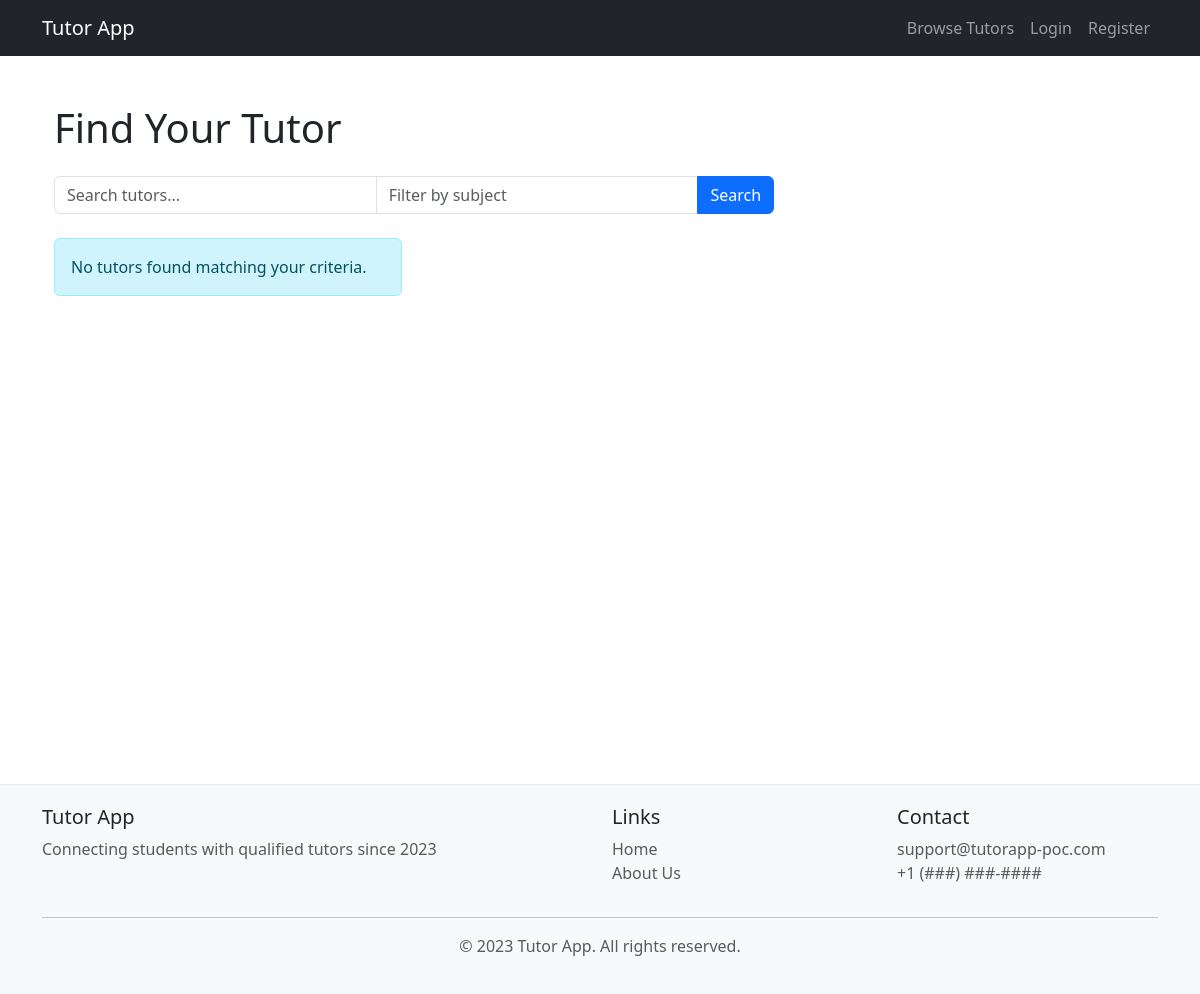
The page /tutors/ on the database as committed earlier.
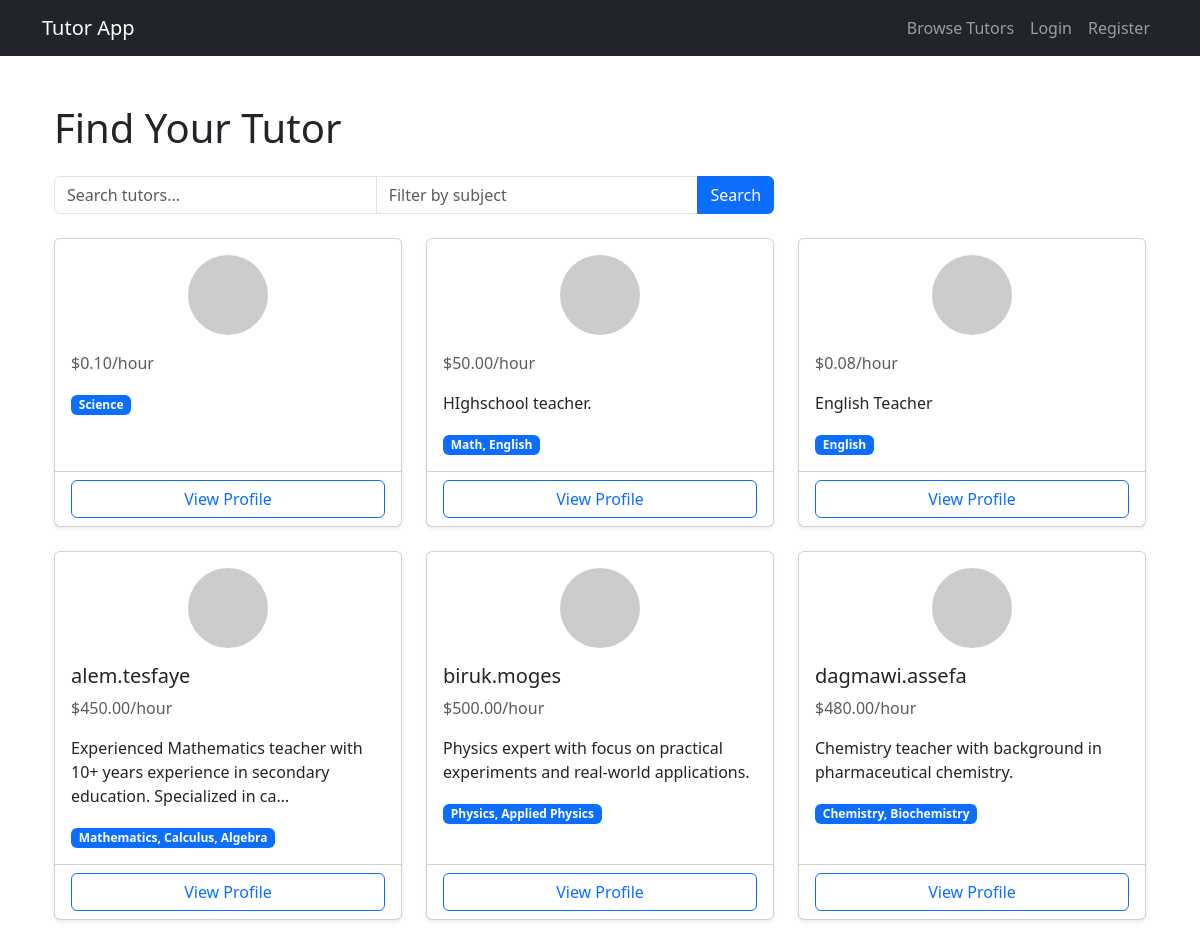
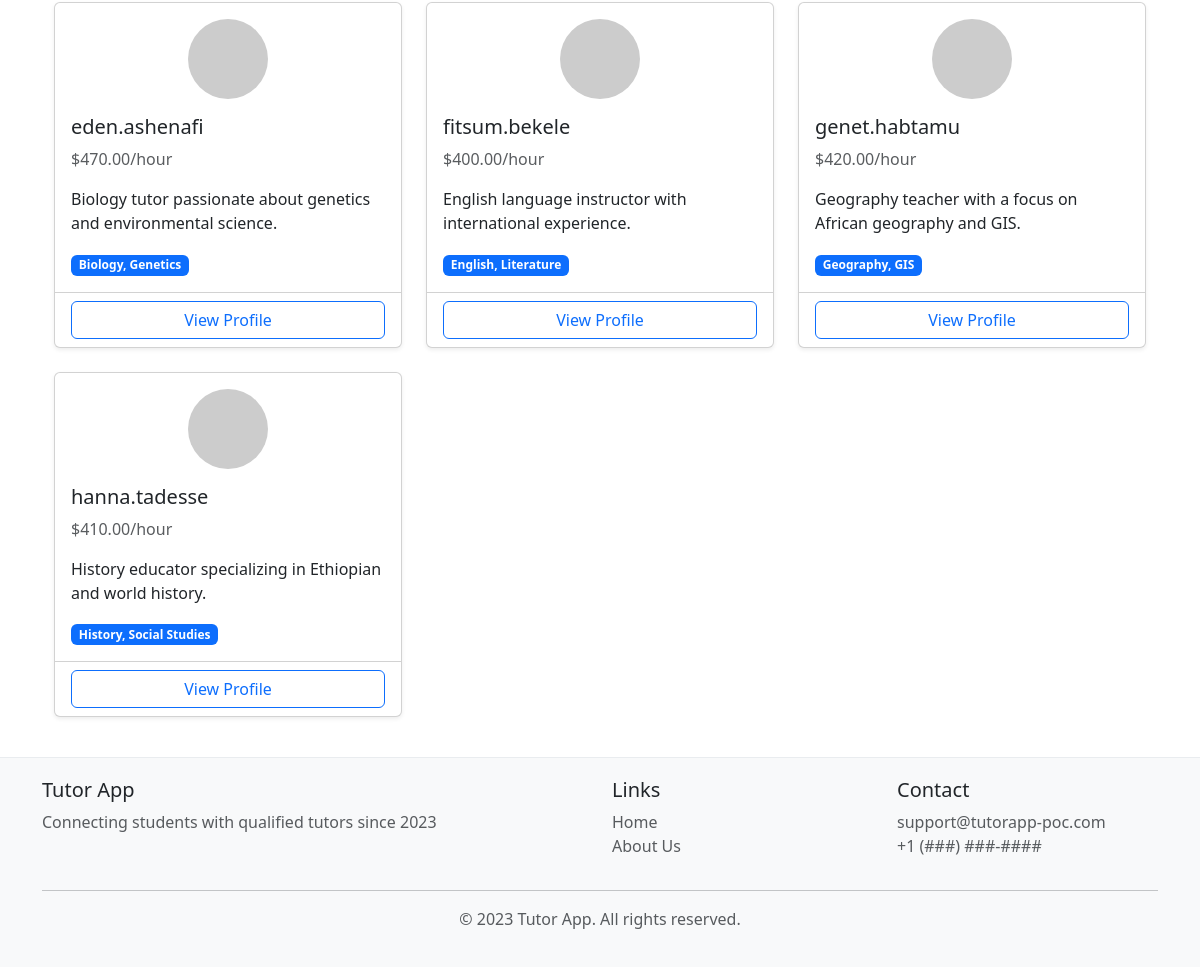
The same page on the database as committed later (2 pictures, top to bottom).
### accounts/models.py (models this page shows, shortened)
class TutorProfile(models.Model):
    user = models.OneToOneField(CustomUser, on_delete=models.CASCADE, related_name='tutor_profile')
    bio = models.TextField(max_length=500, blank=True)
    subjects = models.CharField(max_length=200)
    hourly_rate = models.DecimalField(max_digits=6, decimal_places=2, default=0.00 )
    created_at = models.DateTimeField(auto_now_add=True)

class CustomUser(AbstractUser):
    USER_TYPES = (
        ('student', 'Student'),
        ('tutor', 'Tutor'),
    )
    first_name = models.CharField(max_length=30)
    last_name = models.CharField(max_length=30)
    user_type = models.CharField(max_length=10, choices=USER_TYPES, default='student')

### tutors/views.py (the view)
# urls.py: path('tutors/', TutorListView, name='tutor_list'),
def TutorListView(request):
    tutors = TutorProfile.objects.order_by("created_at")
    return render(request, 'tutor_list.html', {'tutors': tutors[:10]})

### tutors/templates/tutor_list.html (shortened to what this page needs)
{% extends 'base.html' %}
{% block content %}
<div class="container mt-4">
    <h1 class="mb-4">Find Your Tutor</h1>
    <div class="row mb-4">
        <div class="col-md-8">
            <form method="get">
                <div class="input-group">
                    <input type="text" class="form-control"
                           name="q" placeholder="Search tutors..."
                           value="{{ search_query }}">
                    <input type="text" class="form-control"
                           name="subject" placeholder="Filter by subject"
                           value="{{ subject_filter }}">
                    <button class="btn btn-primary" type="submit">
                         Search
                    </button>
                </div>
            </form>
        </div>
    </div>
    <div class="row row-cols-1 row-cols-md-2 row-cols-lg-3 g-4">
        {% for tutor in tutors %}
        <div class="col">
            <div class="card h-100 shadow-sm">
                <div class="card-body">
                    <div class="text-center mb-3">
                        <img src="https://ui-avatars.com/api/?name={{tutor.user.username}}&size=150"
                             class="rounded-circle"
                             alt="{{ tutor.user.username }}">
                    </div>
                    <h5 class="card-title">{{ tutor.user.username }}</h5>
                    <p class="text-muted">${{ tutor.hourly_rate }}/hour</p>
                    <p class="card-text">{{ tutor.bio|truncatechars:100 }}</p>
                    <div class="badge bg-primary">{{ tutor.subjects }}</div>
                </div>
                <div class="card-footer bg-transparent">
                    <a href="{% url 'tutor_detail' tutor.user.username %}" class="btn btn-outline-primary w-100">
                        View Profile
                    </a>
                </div>
            </div>
        </div>
        {% empty %}
        <div class="col">
            <div class="alert alert-info">No tutors found matching your criteria.</div>
        </div>
        {% endfor %}
    </div>
</div>
{% endblock %}

Rows that differ between the two databases and show on the page:
added TutorProfile: hourly_rate "0.10", subjects "Science"
added TutorProfile: hourly_rate "50.00", bio "HIghschool teacher.", subjects "Math, English"
added TutorProfile: hourly_rate "0.08", bio "English Teacher", subjects "English"
added TutorProfile: user.username "alem.tesfaye", hourly_rate "450.00", bio "Experienced Mathematics teacher with 10+ years experience in secondary education. Specialized in ca…", subjects "Mathematics, Calculus, Algebra"
added TutorProfile: user.username "biruk.moges", hourly_rate "500.00", bio "Physics expert with focus on practical experiments and real-world applications.", subjects "Physics, Applied Physics"
added TutorProfile: user.username "dagmawi.assefa", hourly_rate "480.00", bio "Chemistry teacher with background in pharmaceutical chemistry.", subjects "Chemistry, Biochemistry"
added TutorProfile: user.username "eden.ashenafi", hourly_rate "470.00", bio "Biology tutor passionate about genetics and environmental science.", subjects "Biology, Genetics"
added TutorProfile: user.username "fitsum.bekele", hourly_rate "400.00", bio "English language instructor with international experience.", subjects "English, Literature"
added TutorProfile: user.username "genet.habtamu", hourly_rate "420.00", bio "Geography teacher with a focus on African geography and GIS.", subjects "Geography, GIS"
added TutorProfile: user.username "hanna.tadesse", hourly_rate "410.00", bio "History educator specializing in Ethiopian and world history.", subjects "History, Social Studies"
Other text that changed with them:
text no longer shown: "No tutors found matching your criteria."
